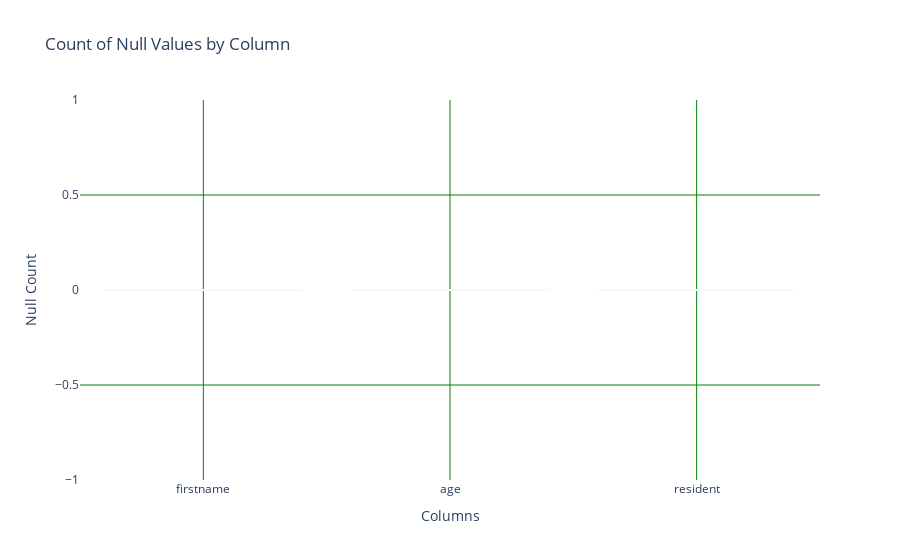

Write notebook code for a chart like this one.
### Markdown cell above
> Visualize Null Fields after Treatment

### Code cell
null_counts = df.isnull().sum()
# Create bar plot figure
fig = px.bar(
    x=null_counts.index,
    y=null_counts.values,
    labels={'x': 'Columns', 'y': 'Null Count'},
    title='Count of Null Values by Column',
)
fig.update_layout(
    plot_bgcolor='rgba(0,0,0,0)',)
# Add gridlines
fig.update_xaxes(showgrid=True, gridwidth=1, gridcolor='green')
fig.update_yaxes(showgrid=True, gridwidth=1, gridcolor='green')
fig.show()

### Figure 1 — Plotly figure (JSON) as saved in the notebook; plotly's stock layout.template omitted (floating-point values rounded to 4 significant figures)
{"data": [{"alignmentgroup": "True", "hovertemplate": "Columns=%{x}<br>Null Count=%{y}<extra></extra>", "legendgroup": "", "marker": {"color": "#636efa", "pattern": {"shape": ""}}, "name": "", "offsetgroup": "", "orientation": "v", "showlegend": false, "textposition": "auto", "type": "bar", "x": ["firstname", "age", "resident"], "xaxis": "x", "y": [0, 0, 0], "yaxis": "y"}], "layout": {"autosize": true, "barmode": "relative", "legend": {"tracegroupgap": 0}, "plot_bgcolor": "rgba(0, 0, 0, 0)", "title": {"text": "Count of Null Values by Column"}, "xaxis": {"anchor": "y", "autorange": true, "domain": [0, 1], "gridcolor": "green", "gridwidth": 1, "range": [-0.5, 2.5], "showgrid": true, "title": {"text": "Columns"}, "type": "category"}, "yaxis": {"anchor": "x", "autorange": true, "domain": [0, 1], "gridcolor": "green", "gridwidth": 1, "range": [-1, 1], "showgrid": true, "title": {"text": "Null Count"}, "type": "linear"}}}
